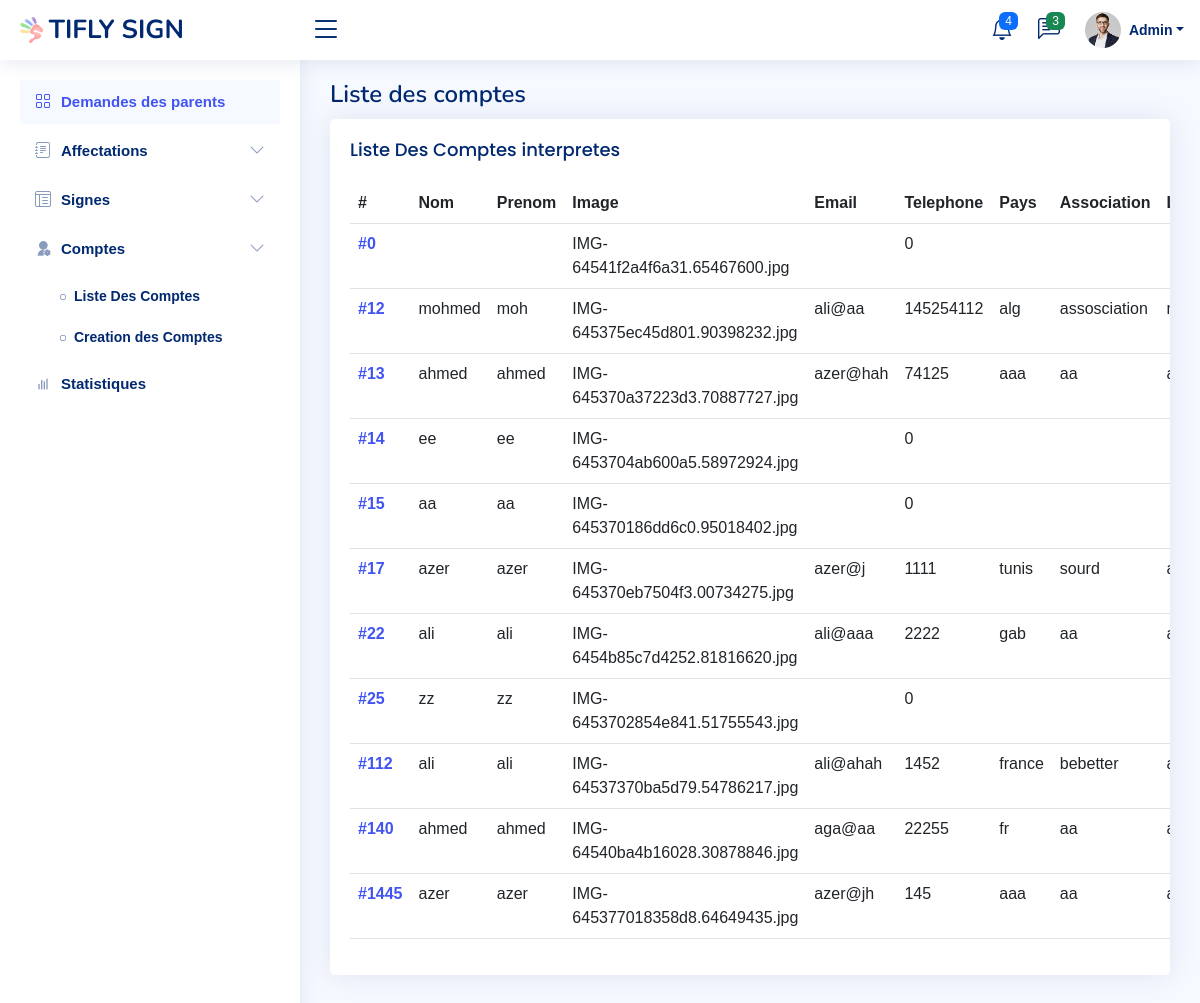
Page /admin/Liste_Des_Comptes_interpretes.php on the committed database.
### tables this page shows
CREATE TABLE `interpret` (
  `id_interpret` int(11) NOT NULL,
  `nom` varchar(40) NOT NULL,
  `prenom` varchar(40) NOT NULL,
  `photo` varchar(300) NOT NULL,
  `email` varchar(40) NOT NULL,
  `telephone` int(11) NOT NULL,
  `pays` varchar(40) NOT NULL,
  `association` varchar(40) NOT NULL,
  `login` varchar(40) NOT NULL,
  `mot_de_passe` varchar(40) NOT NULL
);

### admin/assets/php/checkcompte.php (the view, shortened to what this page needs)
<?php
$conn = mysqli_connect('localhost', 'root', '', 'sourd');
$sql = "SELECT * FROM interpret";
$result = mysqli_query($conn, $sql);
if (mysqli_num_rows($result) > 0) {
    while($row = mysqli_fetch_assoc($result)) {
        echo "<tr>";
        echo "<th scope='row'><a href='#'>#" . $row['id_interpret'] . "</a></th>";
        echo "<td>" . $row['nom'] . "</td>";
        echo "<td>" . $row['prenom'] . "</td>";
        echo "<td>" . $row['photo'] . "</td>";
        echo "<td>" . $row['email'] . "</td>";
        echo "<td>" . $row['telephone'] . "</td>";
        echo "<td>" . $row['pays'] . "</td>";
        echo "<td>" . $row['association'] . "</td>";
        echo "<td>" . $row['login'] . "</td>";
      echo "</tr>";
    }
} else if  (!$result) {
    printf("Error: %s\n", mysqli_error($conn));
    exit();
  }else {
    echo "<tr><td colspan='5'>Aucune demande trouvée.</td></tr>";
}
?>

### admin/Liste_Des_Comptes_interpretes.php (shortened to what this page needs)
<!DOCTYPE html>
<html lang="en">
<head>
  <link href="assets/vendor/bootstrap/css/bootstrap.min.css" rel="stylesheet">
  <link href="assets/vendor/bootstrap-icons/bootstrap-icons.css" rel="stylesheet">
  <link href="assets/vendor/boxicons/css/boxicons.min.css" rel="stylesheet">
  <link href="assets/vendor/quill/quill.snow.css" rel="stylesheet">
  <link href="assets/vendor/quill/quill.bubble.css" rel="stylesheet">
  <link href="assets/vendor/remixicon/remixicon.css" rel="stylesheet">
  <link href="assets/vendor/simple-datatables/style.css" rel="stylesheet">
  <link href="assets/css/style.css" rel="stylesheet">
</head>
<body>
  <header id="header" class="header fixed-top d-flex align-items-center">
    <div class="d-flex align-items-center justify-content-between">
      <a href="index.php" class="logo d-flex align-items-center">
        <img src="assets/img/logo.png" alt="">
        <span class="d-none d-lg-block">TIFLY SIGN</span>
      </a>
      <i class="bi bi-list toggle-sidebar-btn"></i>
    </div>
    <nav class="header-nav ms-auto">
      <ul class="d-flex align-items-center">
        <li class="nav-item dropdown">
          <a class="nav-link nav-icon" href="#" data-bs-toggle="dropdown">
            <i class="bi bi-bell"></i>
            <span class="badge bg-primary badge-number">4</span>
          </a>
        </li>
        <li class="nav-item dropdown">
          <a class="nav-link nav-icon" href="#" data-bs-toggle="dropdown">
            <i class="bi bi-chat-left-text"></i>
            <span class="badge bg-success badge-number">3</span>
          </a>
        </li>
        <li class="nav-item dropdown pe-3">
          <a class="nav-link nav-profile d-flex align-items-center pe-0" href="#" data-bs-toggle="dropdown">
            <img src="assets/img/profile-img.jpg" alt="Profile" class="rounded-circle">
            <span class="d-none d-md-block dropdown-toggle ps-2">Admin</span>
          </a>
        </li>
      </ul>
    </nav>
  </header>
<aside id="sidebar" class="sidebar">
  <ul class="sidebar-nav" id="sidebar-nav">
    <li class="nav-item">
      <a class="nav-link " href="index.php">
        <i class="bi bi-grid"></i>
        <span>Demandes des parents</span>
      </a>
    </li>
    <li class="nav-item">
      <a class="nav-link collapsed" data-bs-target="#forms-nav" data-bs-toggle="collapse" href="#">
        <i class="bi bi-journal-text"></i><span>Affectations </span><i class="bi bi-chevron-down ms-auto"></i>
      </a>
    </li>
    <li class="nav-item">
      <a class="nav-link collapsed" data-bs-target="#tables-nav" data-bs-toggle="collapse" href="#">
        <i class="bi bi-layout-text-window-reverse"></i><span>Signes</span><i class="bi bi-chevron-down ms-auto"></i>
      </a>
    </li>
    <li class="nav-item">
      <a class="nav-link collapsed" data-bs-target="#charts-nav" data-bs-toggle="collapse" href="#">
        <i class="ri-user-settings-fill"></i><span>Comptes</span><i class="bi bi-chevron-down ms-auto"></i>
      </a>
      <ul id="charts-nav" class="nav-content collapse  show " data-bs-parent="#sidebar-nav">
        <li>
          <a href="Comptes.php">
            <i class="bi bi-circle"></i><span>Liste Des Comptes</span>
          </a>
        </li>
        <li>
          <a href="creation_compte_inter.php">
            <i class="bi bi-circle"></i><span>Creation des Comptes </span>
          </a>
        </li>
      </ul>
    </li>
    <li class="nav-item">
        <a class="nav-link collapsed"  href="Statistiques.php">
          <i class="bx bx-bar-chart"></i><span>Statistiques</span>
        </a>
      </li>
    </ul>
  </aside>
  <main id="main" class="main">
    <div class="pagetitle">
      <h1>Liste des comptes</h1>
    </div>
    <section class="section">
      <div class="row">
        <div class="col-lg-12">
          <div class="card recent-sales overflow-auto">
            <div class="card-body">
              <h5 class="card-title">Liste Des Comptes interpretes</h5>
              <table class="table table-hover">
                <thead>
                  <tr>
                    <th scope="col">#</th>
                    <th scope="col">Nom</th>
                    <th scope="col">Prenom</th>
                    <th scope="col">Image</th>
                    <th scope="col">Email</th>
                    <th scope="col">Telephone</th>
                    <th scope="col">Pays </th>
                    <th scope="col">Association </th>
                    <th scope="col">Login </th>
                  </tr>
                </thead>
                <tbody>
                <?php include 'assets/php/checkcompte.php'; ?>
</body>
</html>

### admin/assets/css/style.css (style rules this page uses)
:root { scroll-behavior: smooth; }
body { font-family: "Arial", sans-serif; background: #f6f9ff; color: #444444; }
a { color: #4154f1; text-decoration: none; }
h1, h2, h3, h4, h5, h6 { font-family: "Nunito", sans-serif; }
#main { margin-top: 60px; padding: 20px 30px; transition: all 0.3s; }
.pagetitle { margin-bottom: 10px; }
.pagetitle h1 { font-size: 24px; margin-bottom: 0; font-weight: 600; color: #012970; }
.card { margin-bottom: 30px; border: none; border-radius: 5px; box-shadow: 0px 0 30px rgba(1, 41, 112, 0.1); }
.card-title { padding: 20px 0 15px 0; font-size: 18px; font-weight: 500; color: #012970; font-family: "Poppins", sans-serif; }
.card-body { padding: 0 20px 20px 20px; }
.logo { line-height: 1; }
@media (min-width: 1200px) { .logo { width: 280px; } }
.logo img { max-height: 26px; margin-right: 6px; }
.logo span { font-size: 26px; font-weight: 700; color: #012970; font-family: "Nunito", sans-serif; }
.header { transition: all 0.5s; z-index: 997; height: 60px; box-shadow: 0px 2px 20px rgba(1, 41, 112, 0.1); background-color: #fff; padding-left: 20px; }
.header .toggle-sidebar-btn { font-size: 32px; padding-left: 10px; cursor: pointer; color: #012970; }
.header-nav ul { list-style: none; }
.header-nav>ul { margin: 0; padding: 0; }
.header-nav .nav-icon { font-size: 22px; color: #012970; margin-right: 25px; position: relative; }
.header-nav .nav-profile { color: #012970; }
.header-nav .nav-profile img { max-height: 36px; }
.header-nav .nav-profile span { font-size: 14px; font-weight: 600; }
.header-nav .badge-number { position: absolute; inset: -2px -5px auto auto; font-weight: normal; font-size: 12px; padding: 3px 6px; }
.sidebar { position: fixed; top: 60px; left: 0; bottom: 0; width: 300px; z-index: 996; transition: all 0.3s; padding: 20px; overflow-y: auto; scrollbar-width: thin; scrollbar-color: #aab7cf transparent; box-shadow: 0px 0px 20px rgba(1, 41, 112, 0.1); background-color: #fff; }
@media (min-width: 1200px) { #main, #footer { margin-left: 300px; } }
.sidebar-nav { padding: 0; margin: 0; list-style: none; }
.sidebar-nav li { padding: 0; margin: 0; list-style: none; }
.sidebar-nav .nav-item { margin-bottom: 5px; }
.sidebar-nav .nav-link { display: flex; align-items: center; font-size: 15px; font-weight: 600; color: #4154f1; transition: 0.3; background: #f6f9ff; padding: 10px 15px; border-radius: 4px; }
.sidebar-nav .nav-link i { font-size: 16px; margin-right: 10px; color: #4154f1; }
.sidebar-nav .nav-link.collapsed { color: #012970; background: #fff; }
.sidebar-nav .nav-link.collapsed i { color: #899bbd; }
.sidebar-nav .nav-link .bi-chevron-down { margin-right: 0; transition: transform 0.2s ease-in-out; }
.sidebar-nav .nav-content { padding: 5px 0 0 0; margin: 0; list-style: none; }
.sidebar-nav .nav-content a { display: flex; align-items: center; font-size: 14px; font-weight: 600; color: #012970; transition: 0.3; padding: 10px 0 10px 40px; transition: 0.3s; }
.sidebar-nav .nav-content a i { font-size: 6px; margin-right: 8px; line-height: 0; border-radius: 50%; }

### rows in the picture
interpret: id_interpret "0", photo "IMG-64541f2a4f6a31.65467600.jpg", telephone "0"
interpret: id_interpret "12", nom "mohmed", prenom "moh", photo "IMG-645375ec45d801.90398232.jpg", email "ali@aa", telephone "145254112", pays "alg", association "assosciation"
interpret: id_interpret "13", nom "ahmed", prenom "ahmed", photo "IMG-645370a37223d3.70887727.jpg", email "azer@hah", telephone "74125", pays "aaa", association "aa"
interpret: id_interpret "14", nom "ee", prenom "ee", photo "IMG-6453704ab600a5.58972924.jpg", telephone "0"
interpret: id_interpret "15", nom "aa", prenom "aa", photo "IMG-645370186dd6c0.95018402.jpg", telephone "0"
interpret: id_interpret "17", nom "azer", prenom "azer", photo "IMG-645370eb7504f3.00734275.jpg", email "azer@j", telephone "1111", pays "tunis", association "sourd"
interpret: id_interpret "22", nom "ali", prenom "ali", photo "IMG-6454b85c7d4252.81816620.jpg", email "ali@aaa", telephone "2222", pays "gab", association "aa"
interpret: id_interpret "25", nom "zz", prenom "zz", photo "IMG-6453702854e841.51755543.jpg", telephone "0"
interpret: id_interpret "112", nom "ali", prenom "ali", photo "IMG-64537370ba5d79.54786217.jpg", email "ali@ahah", telephone "1452", pays "france", association "bebetter"
interpret: id_interpret "140", nom "ahmed", prenom "ahmed", photo "IMG-64540ba4b16028.30878846.jpg", email "aga@aa", telephone "22255", pays "fr", association "aa"
interpret: id_interpret "1445", nom "azer", prenom "azer", photo "IMG-645377018358d8.64649435.jpg", email "azer@jh", telephone "145", pays "aaa", association "aa"
